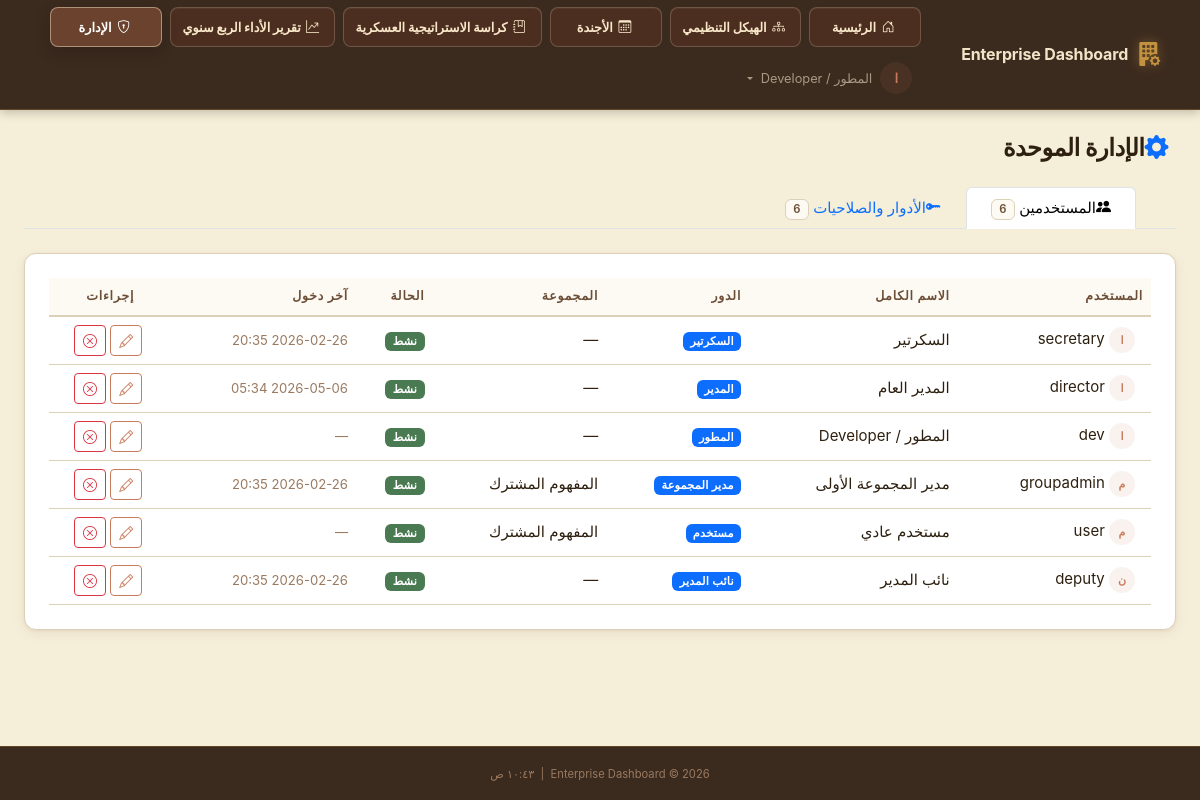
The page /admin/users (signed in) on the database as committed earlier.
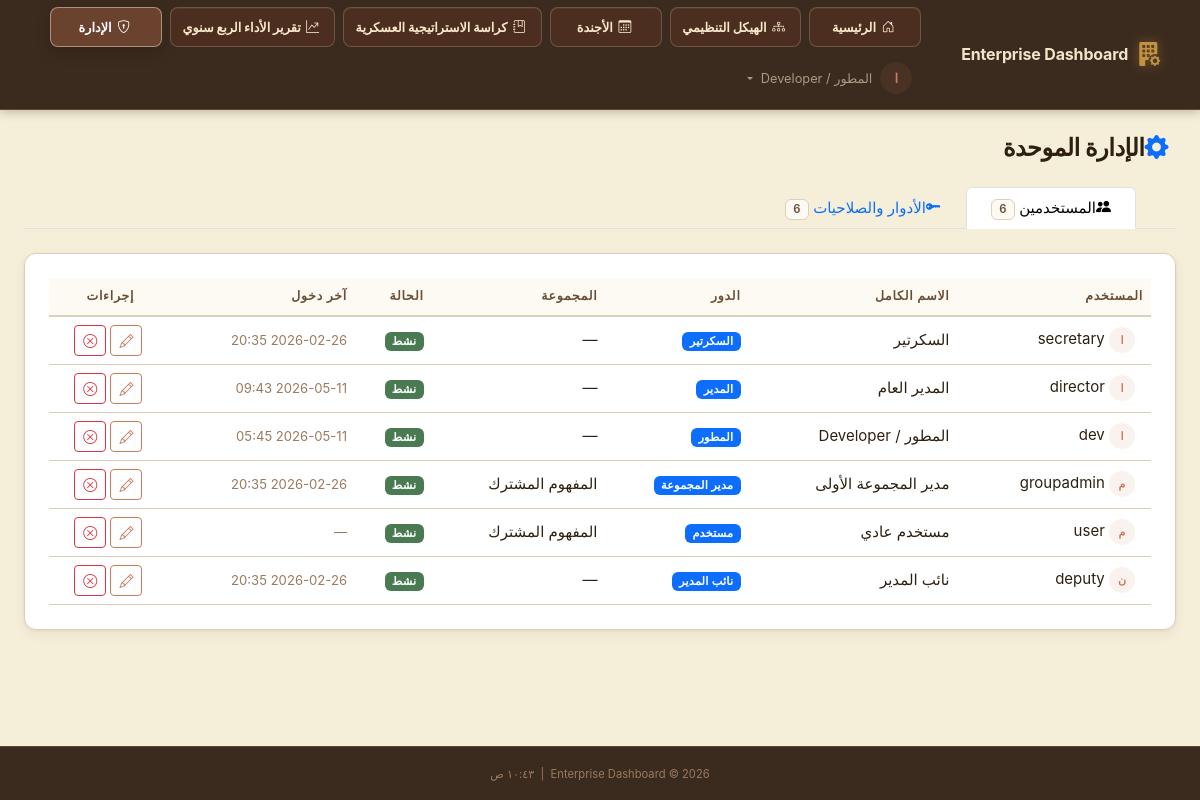
The same page on the database as committed later.
### app/models/user.py (models this page shows, shortened)
class User(UserMixin, db.Model):
    __tablename__ = 'users'
    id              = db.Column(db.String(36), primary_key=True, default=lambda: str(uuid.uuid4()))
    ldap_dn         = db.Column(db.String(255), unique=True, nullable=True)
    username        = db.Column(db.String(80),  unique=True, nullable=False, index=True)
    email           = db.Column(db.String(120), nullable=False)
    full_name       = db.Column(db.String(120), nullable=False)
    password_hash   = db.Column(db.String(255), nullable=True)  # Only for sim mode
    is_ldap_user    = db.Column(db.Boolean, default=True)
    is_active       = db.Column(db.Boolean, default=True)
    role_id         = db.Column(db.Integer, db.ForeignKey('roles.id'), nullable=True)
    department_id   = db.Column(db.Integer, db.ForeignKey('departments.id'), nullable=True)
    failed_logins     = db.Column(db.Integer, default=0)
    locked_until      = db.Column(db.DateTime, nullable=True)
    created_at  = db.Column(db.DateTime, default=datetime.utcnow)
    updated_at  = db.Column(db.DateTime, default=datetime.utcnow, onupdate=datetime.utcnow)
    last_login  = db.Column(db.DateTime, nullable=True)
    role       = db.relationship('Role', back_populates='users')
    department = db.relationship('Department', back_populates='users')
    audit_logs = db.relationship('AuditLog', back_populates='user', lazy='dynamic',
                                 foreign_keys='AuditLog.user_id')
    @property
    def is_authenticated(self) -> bool:
        return True
    def has_permission(self, required_level: int) -> bool:
        if not self.role:
            return False
        return self.role.permission_level >= required_level
    @property
    def permission_level(self) -> int:
        return self.role.permission_level if self.role else 0
    def can_admin(self) -> bool:
        return self.permission_level >= 80  # Deputy and above
    @classmethod
    def get_by_id(cls, user_id: str) -> Optional['User']:
        return cls.query.get(user_id)

### app/models/role.py (models this page shows, shortened)
class Role(db.Model):
    __tablename__ = 'roles'
    id               = db.Column(db.Integer, primary_key=True)
    code             = db.Column(db.String(30), unique=True, nullable=False)
    name             = db.Column(db.String(80), nullable=False)
    name_ar          = db.Column(db.String(80), nullable=False, default='')
    permission_level = db.Column(db.Integer, nullable=False)
    description      = db.Column(db.Text, default='')
    is_system        = db.Column(db.Boolean, default=False)  # Cannot be deleted
    users = db.relationship('User', back_populates='role', lazy='dynamic')

### app/models/department.py (models this page shows, shortened)
class Department(db.Model):
    __tablename__ = 'departments'
    id                 = db.Column(db.Integer, primary_key=True)
    code               = db.Column(db.String(20), unique=True, nullable=False)
    name               = db.Column(db.String(120), nullable=False)
    description        = db.Column(db.Text, default='')
    responsible_person = db.Column(db.String(120), default='')
    color              = db.Column(db.String(7), default='#4F8EF7')   # Hex color
    icon               = db.Column(db.String(60), default='bi-grid-fill')
    logo_file          = db.Column(db.String(120), nullable=True)     # Custom logo filename
    concept_number     = db.Column(db.Integer, nullable=True)         # Operational Concept Number
    order_index        = db.Column(db.Integer, default=0)
    is_active          = db.Column(db.Boolean, default=True, nullable=False)
    is_central         = db.Column(db.Boolean, default=False, nullable=False)  # CEO hub group
    director_notes     = db.Column(db.Text, default='')               # Inline CEO notes
    concept_number     = db.Column(db.Integer, nullable=True)         # المفهوم العملياتي المشترك عدد
    created_at         = db.Column(db.DateTime, server_default=db.func.now())
    updated_at         = db.Column(db.DateTime, server_default=db.func.now(), onupdate=db.func.now())
    users   = db.relationship('User', back_populates='department', lazy='dynamic')
    metrics = db.relationship('DepartmentMetrics', back_populates='department',
                              lazy='dynamic', cascade='all, delete-orphan')

### app/admin/routes.py (the view)
@admin_bp.route('/users')
@login_required
@require_permission(PERMISSIONS['DEPUTY'])
def users():
    all_users = User.query.order_by(User.full_name).all()
    all_roles = Role.query.order_by(Role.permission_level.desc()).all()
    all_depts = Department.query.order_by(Department.order_index).all()
    return render_template('admin/users.html',
                           all_users=all_users,
                           all_roles=all_roles,
                           all_depts=all_depts,
                           page_title='إدارة المستخدمين')

### app/__init__.py (called while the page is built)
def _register_extensions(app: Flask) -> None:
    db.init_app(app)
    login_manager.init_app(app)
    csrf.init_app(app)
    login_manager.login_view          = 'auth.login'
    login_manager.login_message       = 'Please sign in to access this page.'
    login_manager.login_message_category = 'warning'
    login_manager.session_protection  = 'strong'
    @login_manager.user_loader
    def load_user(user_id: str):
        from app.models.user import User
        return User.get_by_id(user_id)

def _register_context_processors(app: Flask) -> None:
    from datetime import datetime
    from app.models.role import PERMISSIONS
    @app.context_processor
    def inject_globals():
        return {
            'PERMISSIONS': PERMISSIONS,
            'now':         datetime.utcnow,
            'app_name':    app.config.get('APP_NAME', 'Enterprise Dashboard'),
        }

### app/templates/admin/users.html (shortened to what this page needs)
{% extends "base.html" %}
{% block content %}
<div class="container-fluid px-4 py-4">
    <div class="d-flex align-items-center justify-content-between mb-4">
        <h1 class="page-title mb-0"><i class="bi bi-gear-fill text-primary me-2"></i>الإدارة الموحدة</h1>
    </div>
    <ul class="nav nav-tabs mb-4" id="adminTabs" role="tablist">
        <li class="nav-item" role="presentation">
            <button class="nav-link active" id="users-tab" data-bs-toggle="tab" data-bs-target="#users" type="button" role="tab" aria-controls="users" aria-selected="true">
                <i class="bi bi-people-fill me-2"></i>المستخدمين
                <span class="badge bg-secondary ms-2">{{ all_users|length }}</span>
            </button>
        </li>
        <li class="nav-item" role="presentation">
            <button class="nav-link" id="roles-tab" data-bs-toggle="tab" data-bs-target="#roles" type="button" role="tab" aria-controls="roles" aria-selected="false">
                <i class="bi bi-key-fill me-2"></i>الأدوار والصلاحيات
                <span class="badge bg-secondary ms-2">{{ all_roles|length }}</span>
            </button>
        </li>
    </ul>
    <div class="tab-content" id="adminTabsContent">
        <div class="tab-pane fade show active" id="users" role="tabpanel" aria-labelledby="users-tab">
            <div class="section-card glass-card">
                <div class="table-responsive">
                    <table class="table table-dark table-hover align-middle mb-0" id="usersTable">
                        <thead>
                            <tr>
                                <th>المستخدم</th>
                                <th>الاسم الكامل</th>
                                <th>الدور</th>
                                <th>المجموعة</th>
                                <th>الحالة</th>
                                <th>آخر دخول</th>
                                <th class="text-center">إجراءات</th>
                            </tr>
                        </thead>
                        <tbody>
                            {% for user in all_users %}
                            <tr>
                                <td>
                                    <span class="avatar-circle avatar-sm me-2">{{ user.full_name[0]|upper }}</span>
                                    {{ user.username }}
                                </td>
                                <td>{{ user.full_name }}</td>
                                <td>
                                    {% if user.role %}
                                    <span class="badge" style="background: var(--bs-primary)">
                                        {{ user.role.name_ar }}
                                    </span>
                                    {% else %}<span class="text-muted">—</span>{% endif %}
                                </td>
                                <td>{{ user.department.name if user.department else '—' }}</td>
                                <td>
                                    {% if user.is_active %}
                                    <span class="badge bg-success">نشط</span>
                                    {% else %}
                                    <span class="badge bg-danger">معطل</span>
                                    {% endif %}
                                </td>
                                <td>
                                    <small class="text-muted">
                                        {{ user.last_login.strftime('%Y-%m-%d %H:%M') if user.last_login else '—' }}
                                    </small>
                                </td>
                                <td class="text-center">
                                    <button class="btn btn-sm btn-outline-primary me-1" data-bs-toggle="modal"
                                        data-bs-target="#editUserModal" data-user-id="{{ user.id }}"
                                        data-user-name="{{ user.full_name }}" data-role-id="{{ user.role_id or '' }}"
                                        data-dept-id="{{ user.department_id or '' }}"
                                        data-is-active="{{ 'true' if user.is_active else 'false' }}">
                                        <i class="bi bi-pencil"></i>
                                    </button>
                                    <form action="{{ url_for('admin.toggle_user_active', user_id=user.id) }}" method="POST"
                                        class="d-inline">
                                        <button type="submit"
                                            class="btn btn-sm {{ 'btn-outline-success' if not user.is_active else 'btn-outline-danger' }}"
                                            title="{{ 'تفعيل' if not user.is_active else 'تعطيل' }}"
                                            onclick="return confirm('هل تريد تغيير حالة هذا المستخدم؟')">
                                            <i class="bi bi-{{ 'check-circle' if not user.is_active else 'x-circle' }}"></i>
                                        </button>
                                    </form>
                                </td>
                            </tr>
                            {% else %}
                            <tr>
                                <td colspan="7" class="text-center text-muted py-4">لا يوجد مستخدمون</td>
                            </tr>
                            {% endfor %}
                        </tbody>
                    </table>
                </div>
            </div>
        </div>
    </div>
</div>
{% endblock %}

### app/templates/base.html (shortened to what this page needs)
<!DOCTYPE html>
<html lang="ar" dir="rtl">
<head>
  <link rel="stylesheet" href="{{ url_for('static', filename='css/bootstrap.min.css') }}">
  <link rel="stylesheet" href="{{ url_for('static', filename='css/bootstrap-icons.css') }}">
  <link rel="stylesheet" href="{{ url_for('static', filename='css/custom.css') }}">
</head>
<body class="{% block body_class %}app-body{% endblock %}">
  {% block body %}
  <nav class="navbar navbar-dark navbar-expand-lg app-navbar" id="mainNav">
    <div class="container-fluid px-4">
      <a class="navbar-brand d-flex align-items-center gap-2" href="{{ url_for('dashboard.index') }}">
        <i class="bi bi-building-fill-gear fs-4 text-primary-glow"></i>
        <span class="fw-bold">{{ app_name }}</span>
      </a>
      <div class="collapse navbar-collapse" id="navbarMain">
        <ul class="navbar-nav ms-auto align-items-center gap-2 main-nav-menu">
          <li class="nav-item">
            <a class="nav-link primary-nav-link {% if request.endpoint == 'dashboard.index' %}active{% endif %}"
              href="{{ url_for('dashboard.index') }}">
              <i class="bi bi-house-door me-1"></i>الرئيسية
            </a>
          </li>
          <li class="nav-item">
            <a class="nav-link primary-nav-link {% if request.endpoint == 'dashboard.org_structure' %}active{% endif %}"
              href="{{ url_for('dashboard.org_structure') }}">
              <i class="bi bi-diagram-3 me-1"></i>الهيكل التنظيمي
            </a>
          </li>
          <li class="nav-item">
            <a class="nav-link primary-nav-link {% if request.endpoint == 'dashboard.agenda' %}active{% endif %}"
              href="{{ url_for('dashboard.agenda') }}">
              <i class="bi bi-calendar3 me-1"></i>الأجندة
            </a>
          </li>
          <li class="nav-item">
            <a class="nav-link primary-nav-link {% if request.endpoint == 'dashboard.strategy_booklet' %}active{% endif %}"
              href="{{ url_for('dashboard.strategy_booklet') }}">
              <i class="bi bi-journal-bookmark me-1"></i>كراسة الاستراتيجية العسكرية
            </a>
          </li>
          <li class="nav-item">
            <a class="nav-link primary-nav-link {% if request.endpoint == 'dashboard.quarterly_performance' %}active{% endif %}"
              href="{{ url_for('dashboard.quarterly_performance') }}">
              <i class="bi bi-graph-up-arrow me-1"></i>تقرير الأداء الربع سنوي
            </a>
          </li>
          {% if current_user.is_authenticated %}
          {% if current_user.can_admin() %}
          <li class="nav-item">
            <a class="nav-link primary-nav-link {% if request.endpoint and request.endpoint.startswith('admin') %}active{% endif %}"
              href="{{ url_for('admin.users') }}">
              <i class="bi bi-shield-lock me-1"></i>الإدارة
            </a>
          </li>
          {% endif %}
          <li class="nav-item dropdown">
            <a class="nav-link dropdown-toggle d-flex align-items-center gap-2" href="#" role="button"
              data-bs-toggle="dropdown">
              <span class="avatar-circle">{{ current_user.full_name[0]|upper }}</span>
              <span class="d-none d-md-inline">{{ current_user.full_name }}</span>
            </a>
          </li>
          {% endif %}
        </ul>
      </div>
    </div>
  </nav>
  <main class="main-content">
    {% block content %}{% endblock %}
  </main>
  <footer class="app-footer mt-auto py-3 text-center">
    <small class="text-muted">
      {{ app_name }} &copy; {{ now().year }}
      &nbsp;|&nbsp;
      <span id="currentTime"></span>
    </small>
  </footer>
  {% endblock %}
</body>
</html>

Rows that differ between the two databases and show on the page:
changed User "dev": last_login "—" → "2026-05-11 05:45"
changed User "director": last_login "2026-05-06 05:34" → "2026-05-11 09:43"
